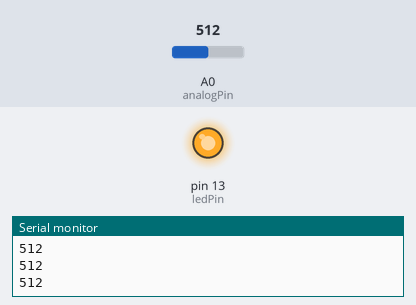
This sketch was run on a simulated Arduino Uno, built with avr-gcc and run on an emulated ATmega328P. Shown: output pins drawn as LEDs (lit = HIGH), the last lines printed to the serial monitor. The inputs (shaded band) are chosen by the test bench; at power-on: A0 (analogPin) = 512.

Above: at 1.2 s.
1.3 s: A0 (analogPin) set to 415
2.8 s: A0 (analogPin) set to 384
At 3.3 s:
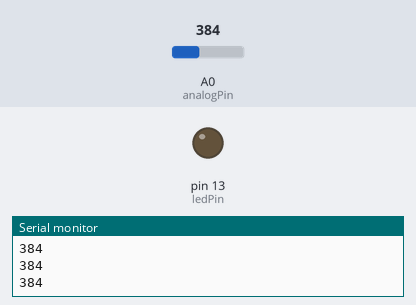
4.3 s: A0 (analogPin) set to 410
At 5.5 s:
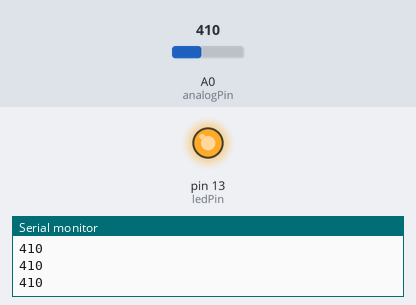
5.8 s: A0 (analogPin) set to 390
At 6.8 s:
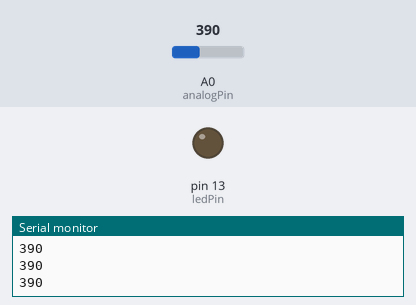
Timing chart, 0 to 8.3 s (numbered marks = the images above; inputs shaded):
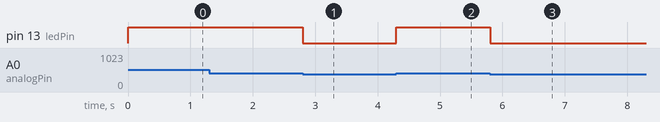

Measured:
- the behaviour switches between 401 and 400 on A0 (analogPin) (found by bisection; images 0 and 1)
- after the input at 2.8 s, pin 13 (ledPin): HIGH → LOW at once
- after the input at 4.3 s, pin 13 (ledPin): LOW → HIGH at once
- after the input at 5.8 s, pin 13 (ledPin): HIGH → LOW at once

The sketch:

ardu.ino
```cpp
/* If potentiometer is high enough, turn on gopro camera.
 potentiometer connected to analog pin 0.
 Center pin of the potentiometer goes to the analog pin.
 side pins of the potentiometer go to +5V and ground
 GoPro HERU BUS pin 12 connected to digital pin 13, HERO BUS 30  to pin ground.
 */

// These constants won't change:
const int analogPin = A0;    // pin that the sensor is attached to
const int ledPin = 13;       // pin that the gopro is attached to
const int threshold = 400;   // an arbitrary threshold level that's in the range of the analog input

void setup() {
  // initialize the LED pin as an output:
  pinMode(ledPin, OUTPUT);
  // initialize serial communications:
  Serial.begin(9600);
}

void loop() {
  // read the value of the potentiometer:
  int analogValue = analogRead(analogPin);

  // if the analog value is high enough, turn on the gopro:
  if (analogValue > threshold) {
    digitalWrite(ledPin, HIGH);
  }
  else {
    digitalWrite(ledPin,LOW);
  }

  // print the analog value:
  Serial.println(analogValue);

}
```
